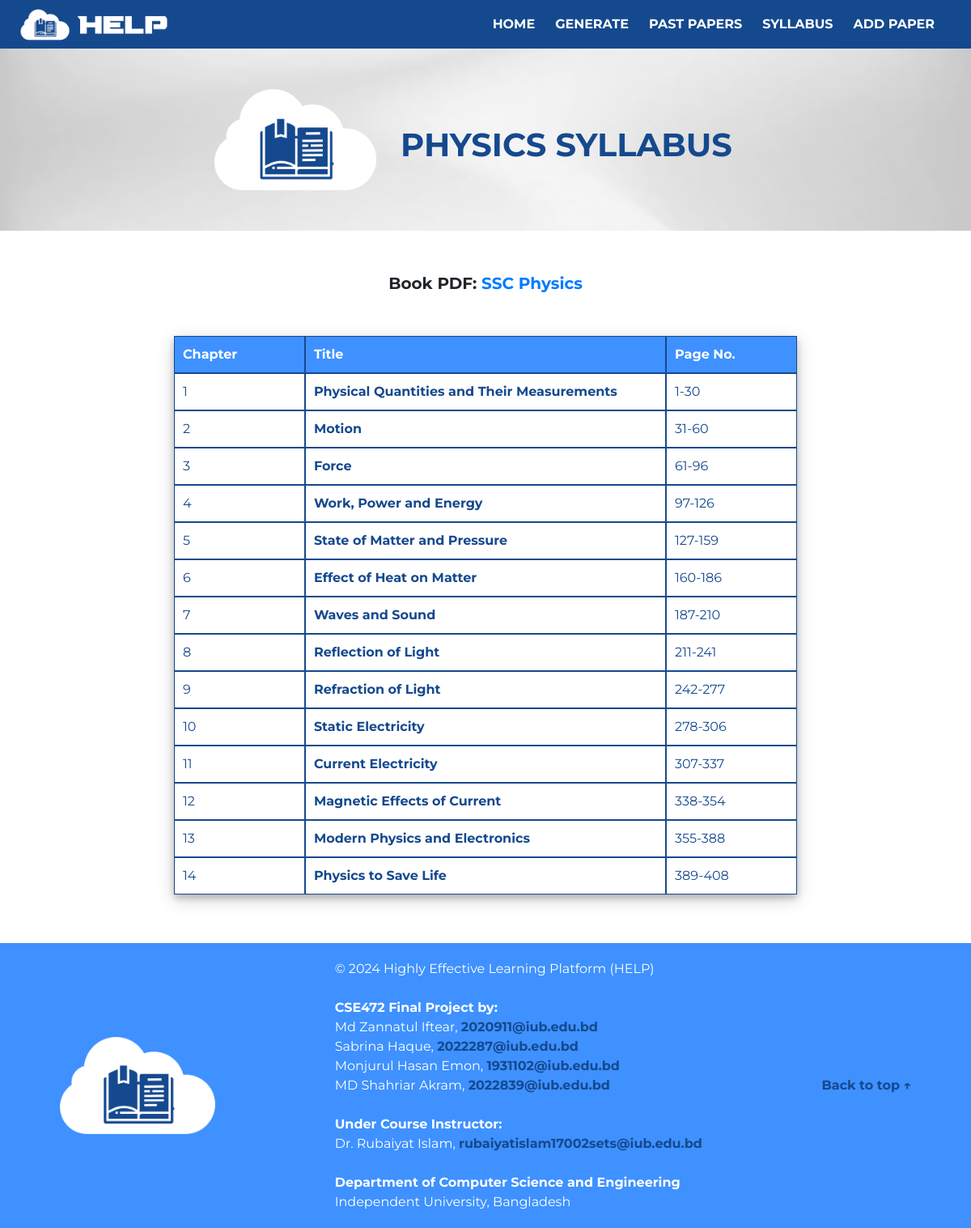
/chapterMain.php?subjectName=Physics, run on the app's committed database.
### tables this page shows
CREATE TABLE `chapters` (
  `chapterID` int(10) NOT NULL,
  `chapterSubject` varchar(50) NOT NULL,
  `chapterNumber` int(10) NOT NULL,
  `chapterName` varchar(50) NOT NULL,
  `chapterPages` varchar(30) NOT NULL
);

### chapterMAIN.php (the view, shortened to what this page needs)
<?php
    $subject='';
    if (isset($_GET['subjectName'])) {
        $subject = htmlspecialchars($_GET['subjectName'], ENT_QUOTES, 'UTF-8');
    }
    $bookLink='';
    $bookName='';
    if($subject=="Physics"){
        $bookLink="https://infoworld247.files.wordpress.com/2018/08/secondary-2018-class-9-10-physics-full-opt.pdf";
        $bookName="SSC Physics";
    }
    else if($subject=="Higher Mathematics"){
        $bookLink="https://bangladeshresults.files.wordpress.com/2013/03/9-10-25_higher-math-eng.pdf";
        $bookName="SSC Higher Mathematics";
    }
?>
<!DOCTYPE html>
<html lang="en">
    <head>
        <link rel="stylesheet" href="https://cdn.jsdelivr.net/npm/bootstrap@4.3.1/dist/css/bootstrap.min.css">
        <link id="stylesheet" rel="stylesheet" href="styleMain.css">
        <link id="stylesheet" rel="stylesheet" href="styleChapter.css">
    </head>
    <body>
        <?php @include("navbar.php") ?>
        <div class="myContainer">
            <div id="bannerContainer">
              <img src="img/bannerIMG2.png">
              <?php echo '<p>'.$subject.' Syllabus</p>'; ?>
            </div>
            <div class="row" id="myRow" >
                <div class="col-md-8 mx-auto">
                    <p id="pageTitle">
                        Book PDF:
                        <?php echo '<a href='.$bookLink.' target="_blank">'.$bookName.'</a>'; ?>
                    </p>
                    <div id="chaptersContainer">
                        <div id="heading">
                            <p id="headingNumber">Chapter</p>
                            <p id="headingName">Title</p>
                            <p id="headingPage">Page No.</p>
                        </div>
                        <?php
                            $conn = mysqli_connect('localhost','root','','help_db') or die('connection failed');
                            $sql = "SELECT chapterNumber, chapterName, chapterPages
                            FROM `chapters`
                            WHERE chapterSubject='$subject'
                            ORDER BY chapterNumber ASC";
                            $result = $conn->query($sql);
                            if ($result->num_rows > 0) {
                                while ($row = $result->fetch_assoc()) {
                                    $chapterNumber = $row["chapterNumber"];
                                    $chapterName = $row["chapterName"];
                                    $chapterPages = $row["chapterPages"];
                                    echo '<div class="chapter">';
                                    echo '<p class="chapterNumber">'.$chapterNumber.'</p>';
                                    echo '<p class="chapterName">'.$chapterName.'</p>';
                                    echo '<p class="chapterPage">'.$chapterPages.'</p>';
                                    echo '</div>';
                                }
                            } else {
                                echo "No products found.";
                            }
                        ?>
                    </div>
                </div>
            </div>
        </div>
        <?php @include("footer.php") ?>
    </body>
</html>

### styleMain.css (style rules this page uses)
* { margin: 0; padding: 0; text-decoration: none; list-style: none; box-sizing: border-box; font-family: 'Montserrat',sans-serif; transition:all .2s linear; }
body, html { margin: 0; padding: 0; scroll-behavior: smooth; }
#bannerContainer { background-color: blue; }
.myContainer { display: flex; flex-direction: column; min-height: 75vh; padding: 60px 0; }
#myRow { margin: 0; }
#bannerContainer { display: flex; justify-content: center; align-items: center; background-image: url("img/bannerBG2.png"); background-position: center; background-repeat: repeat; background-size: cover; padding: 50px 20px; }
#bannerContainer img { max-width: 200px; }
#bannerContainer p { color: #15498e; font-size: 30pt; font-weight: 700; text-transform: uppercase; margin-top: 30px; padding: 0 30px; }
#pageTitle { font-size: 15pt; margin: 50px 0; font-weight: 700; text-align: center; }

### styleChapter.css (style rules this page uses)
#chaptersContainer { display: flex; flex-direction: column; box-shadow: 0 4px 8px 0 rgba(0, 0, 0, 0.2), 0 6px 20px 0 rgba(0, 0, 0, 0.19); }
#chaptersContainer p { margin: 0; padding: 10px 10px; border-style: solid; border-width: 1px; border-color: #15498e; }
.chapter { display: flex; justify-content: space-between; }
.chapter p { color: #15498e; }
.chapterNumber { width: 25%; }
.chapterName { width: 70%; font-weight: 700; }
.chapterPage { width: 25%; }
#heading { display: flex; justify-content: space-between; }
#heading p { color: #fff; background-color: #3e91ff; font-weight: 700; }
#headingNumber { width: 25%; }
#headingName { width: 70%; }
#headingPage { width: 25%; }

### data on the page
chapters: chapterNumber "1", chapterName "Physical Quantities and Their Measurements", chapterPages "1-30"
chapters: chapterNumber "2", chapterName "Motion", chapterPages "31-60"
chapters: chapterNumber "3", chapterName "Force", chapterPages "61-96"
chapters: chapterNumber "4", chapterName "Work, Power and Energy", chapterPages "97-126"
chapters: chapterNumber "5", chapterName "State of Matter and Pressure", chapterPages "127-159"
chapters: chapterNumber "6", chapterName "Effect of Heat on Matter", chapterPages "160-186"
chapters: chapterNumber "7", chapterName "Waves and Sound", chapterPages "187-210"
chapters: chapterNumber "8", chapterName "Reflection of Light", chapterPages "211-241"
chapters: chapterNumber "9", chapterName "Refraction of Light", chapterPages "242-277"
chapters: chapterNumber "10", chapterName "Static Electricity", chapterPages "278-306"
chapters: chapterNumber "11", chapterName "Current Electricity", chapterPages "307-337"
chapters: chapterNumber "12", chapterName "Magnetic Effects of Current", chapterPages "338-354"
chapters: chapterNumber "13", chapterName "Modern Physics and Electronics", chapterPages "355-388"
chapters: chapterNumber "14", chapterName "Physics to Save Life", chapterPages "389-408"

### other printed values
$subject "PHYSICS"
$bookName "SSC Physics"
